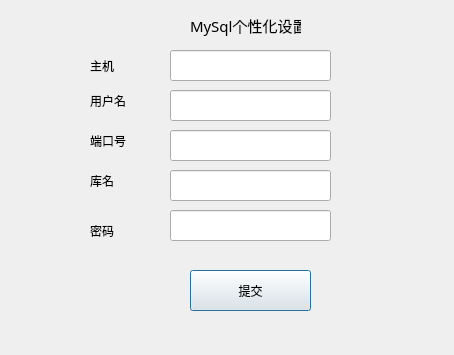
<?xml version="1.0" encoding="UTF-8"?>
<ui version="4.0">
 <class>Sets</class>
 <widget class="QDialog" name="Sets">
  <property name="geometry">
   <rect>
    <x>0</x>
    <y>0</y>
    <width>454</width>
    <height>355</height>
   </rect>
  </property>
  <property name="windowTitle">
   <string>Dialog</string>
  </property>
  <widget class="QLineEdit" name="host">
   <property name="geometry">
    <rect>
     <x>170</x>
     <y>50</y>
     <width>161</width>
     <height>31</height>
    </rect>
   </property>
  </widget>
  <widget class="QLabel" name="label">
   <property name="geometry">
    <rect>
     <x>90</x>
     <y>50</y>
     <width>51</width>
     <height>31</height>
    </rect>
   </property>
   <property name="text">
    <string>主机</string>
   </property>
  </widget>
  <widget class="QLabel" name="label_2">
   <property name="geometry">
    <rect>
     <x>90</x>
     <y>90</y>
     <width>61</width>
     <height>21</height>
    </rect>
   </property>
   <property name="text">
    <string>用户名</string>
   </property>
  </widget>
  <widget class="QLabel" name="label_3">
   <property name="geometry">
    <rect>
     <x>90</x>
     <y>220</y>
     <width>71</width>
     <height>21</height>
    </rect>
   </property>
   <property name="text">
    <string>密码</string>
   </property>
  </widget>
  <widget class="QLabel" name="label_4">
   <property name="geometry">
    <rect>
     <x>90</x>
     <y>130</y>
     <width>61</width>
     <height>21</height>
    </rect>
   </property>
   <property name="text">
    <string>端口号</string>
   </property>
  </widget>
  <widget class="QLabel" name="label_5">
   <property name="geometry">
    <rect>
     <x>90</x>
     <y>170</y>
     <width>61</width>
     <height>21</height>
    </rect>
   </property>
   <property name="text">
    <string>库名</string>
   </property>
  </widget>
  <widget class="QLineEdit" name="user">
   <property name="geometry">
    <rect>
     <x>170</x>
     <y>90</y>
     <width>161</width>
     <height>31</height>
    </rect>
   </property>
  </widget>
  <widget class="QLineEdit" name="port">
   <property name="geometry">
    <rect>
     <x>170</x>
     <y>130</y>
     <width>161</width>
     <height>31</height>
    </rect>
   </property>
  </widget>
  <widget class="QLineEdit" name="database">
   <property name="geometry">
    <rect>
     <x>170</x>
     <y>170</y>
     <width>161</width>
     <height>31</height>
    </rect>
   </property>
  </widget>
  <widget class="QLineEdit" name="password">
   <property name="geometry">
    <rect>
     <x>170</x>
     <y>210</y>
     <width>161</width>
     <height>31</height>
    </rect>
   </property>
   <property name="echoMode">
    <enum>QLineEdit::Password</enum>
   </property>
  </widget>
  <widget class="QLabel" name="label_6">
   <property name="geometry">
    <rect>
     <x>190</x>
     <y>10</y>
     <width>111</width>
     <height>31</height>
    </rect>
   </property>
   <property name="font">
    <font>
     <family>Agency FB</family>
     <pointsize>11</pointsize>
    </font>
   </property>
   <property name="text">
    <string>MySql个性化设置</string>
   </property>
  </widget>
  <widget class="QPushButton" name="pushButton">
   <property name="geometry">
    <rect>
     <x>190</x>
     <y>270</y>
     <width>121</width>
     <height>41</height>
    </rect>
   </property>
   <property name="text">
    <string>提交</string>
   </property>
  </widget>
 </widget>
 <resources/>
 <connections/>
</ui>
